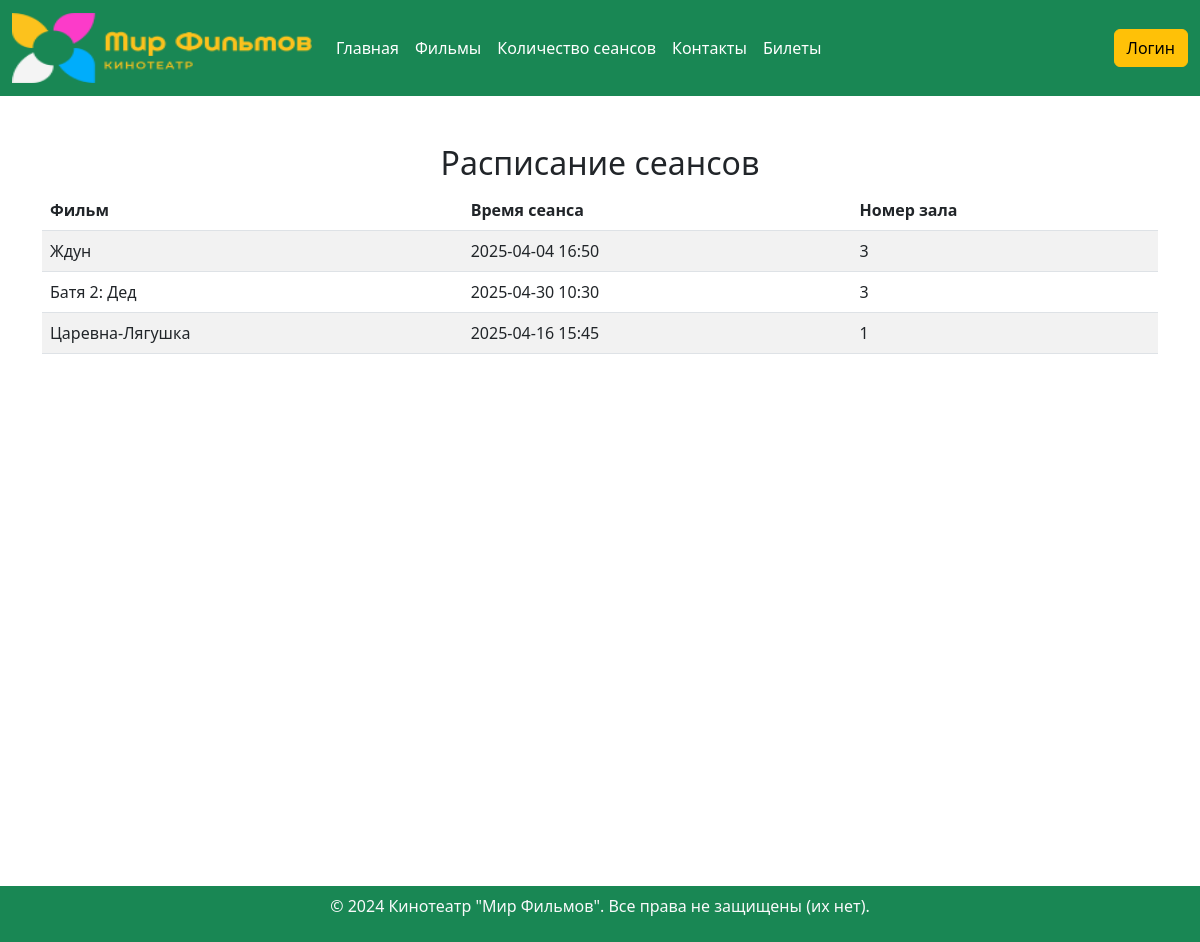
The app's page /sessions/ with its own data.
### kino/models.py (models this page shows, shortened)
class Session(models.Model):
    film = models.ForeignKey(Products, on_delete=models.CASCADE)
    session_time = models.DateTimeField()
    hall_number = models.IntegerField()
    class Meta:
        verbose_name = 'Сеансы'
        verbose_name_plural = 'Сеансы'

class Products(models.Model):
    image = models.ImageField()
    name = models.CharField(max_length=100)
    description = models.TextField()
    types = [
        ('Пол.метр.','Полнометражный' ),
        ('Кор.метр.','Короткометражный'),
    ]
    type = models.CharField(max_length=50,choices=types)
    studios = models.CharField(max_length=255)
    statuses = [
        ('Зак.','Законнченный'),
        ('В раз','В разработке')
    ]
    status = models.CharField(max_length=100,choices=statuses)
    duration = models.FloatField()
    qualities = [
        ('HD','HD'),
        ('FHD','FHD'),
        ('LOW','LOW',),
        ('2k','2K')
    ]
    quality = models.CharField(max_length=100,choices=qualities)
    views = models.IntegerField(default=0)
    created_at = models.DateTimeField(auto_now_add=True)
    highlighted = models.TextField()
    class Meta:
        verbose_name = 'Произведения'
        verbose_name_plural = 'Произведения'

### kino/views.py (the view)
# urls.py: path('sessions/', views.session_schedule, name='session_schedule'),
def session_schedule(request):
    sessions = Session.objects.all()
    return render(request, 'session_schedule.html', {'sessions': sessions})

### kino/templates/session_schedule.html
{% extends "base.html" %}
{% block content %}
<div class="container mt-5">
    <h2 class="text-center">Расписание сеансов</h2>
    <table class="table table-striped">
        <thead>
            <tr>
                <th>Фильм</th>
                <th>Время сеанса</th>
                <th>Номер зала</th>
            </tr>
        </thead>
        <tbody>
            {% for session in sessions %}
            <tr>
                <td>{{ session.film.name }}</td>
                <td>{{ session.session_time|date:"Y-m-d H:i" }}</td>
                <td>{{ session.hall_number }}</td>
            </tr>
            {% endfor %}
        </tbody>
    </table>
</div>
<div class="container-fluid mt-5 pb-5"></div>
<div class="container-fluid mt-5 pb-5"></div>
<div class="container-fluid mt-5 pb-5"></div>
<div class="container-fluid mt-5 pb-5"></div>
<div class="container-fluid mt-5 pb-5"></div>
<div class="container-fluid mt-5 pb-1"></div>
{% endblock %}

### records on screen
Session: film.name "Ждун", session_time "2025-04-04 16:50", hall_number "3"
Session: film.name "Батя 2: Дед", session_time "2025-04-30 10:30", hall_number "3"
Session: film.name "Царевна-Лягушка", session_time "2025-04-16 15:45", hall_number "1"
